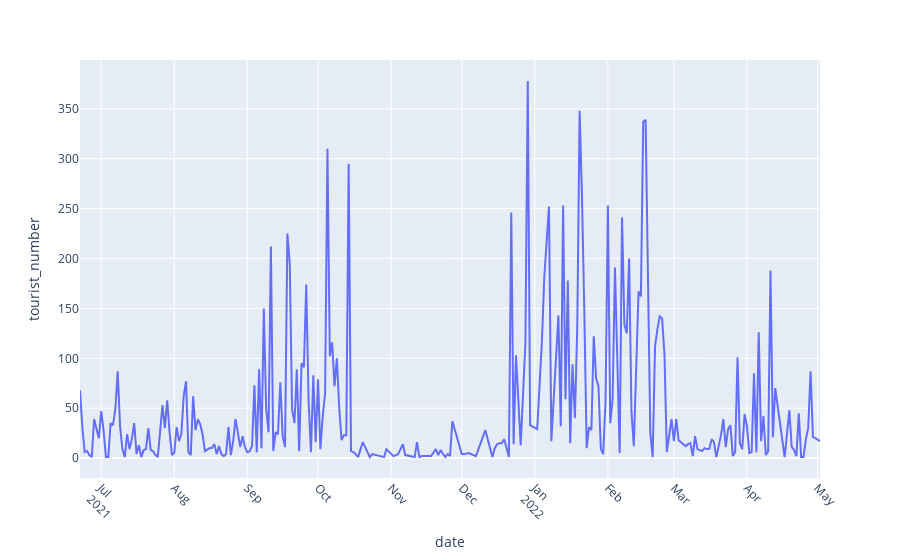

This figure's notebook cell:
### Markdown cell above
En el siguiente apartado intentaremos aplicar téçnicas de análisis de series temporales para aproximar la cantidad de turistas en fechas futuras.

### Code cell
temporal_series_df = sensor_df.copy()

temporal_series_df = temporal_series_df[(temporal_series_df.ssid.isin(sorted_macs.ssid)) & (temporal_series_df.mac.isin(sorted_macs.mac))]

# Solo extraemos la fecha para poder hacer el análisis temporal.
temporal_series_df['date'] = pd.to_datetime(temporal_series_df['date'], unit='ms').dt.date
temporal_series_df['date'] = pd.to_datetime(temporal_series_df['date'])


time_series = temporal_series_df.groupby(by=["date"])['mac'].count()
time_series = time_series.to_frame()
time_series.reset_index(inplace=True)
time_series = time_series.rename(columns = {'mac':'tourist_number'})

fig = px.line(time_series, x="date", y="tourist_number")
fig.update_xaxes(tickangle=45, 
                dtick="M1",
                tickformat="%b\n%Y")
fig.show()

### Figure 1 — Plotly figure (JSON) as saved in the notebook; plotly's stock layout.template omitted (floating-point values rounded to 4 significant figures; data arrays with more than 128 entries replaced by an {"elided": "..."} marker saying what was removed)
{"data": [{"hovertemplate": "date=%{x}<br>tourist_number=%{y}<extra></extra>", "legendgroup": "", "line": {"color": "#636efa", "dash": "solid"}, "mode": "lines", "name": "", "orientation": "v", "showlegend": false, "type": "scatter", "x": {"elided": "267 str values"}, "xaxis": "x", "y": {"elided": "267 int values"}, "yaxis": "y"}], "layout": {"autosize": true, "legend": {"tracegroupgap": 0}, "margin": {"t": 60}, "xaxis": {"anchor": "y", "autorange": true, "domain": [0, 1], "dtick": "M1", "range": ["2021-06-22", "2022-05-02"], "tickangle": 45, "tickformat": "%b\n%Y", "title": {"text": "date"}, "type": "date"}, "yaxis": {"anchor": "x", "autorange": true, "domain": [0, 1], "range": [-19.94, 398.9], "title": {"text": "tourist_number"}, "type": "linear"}}}
